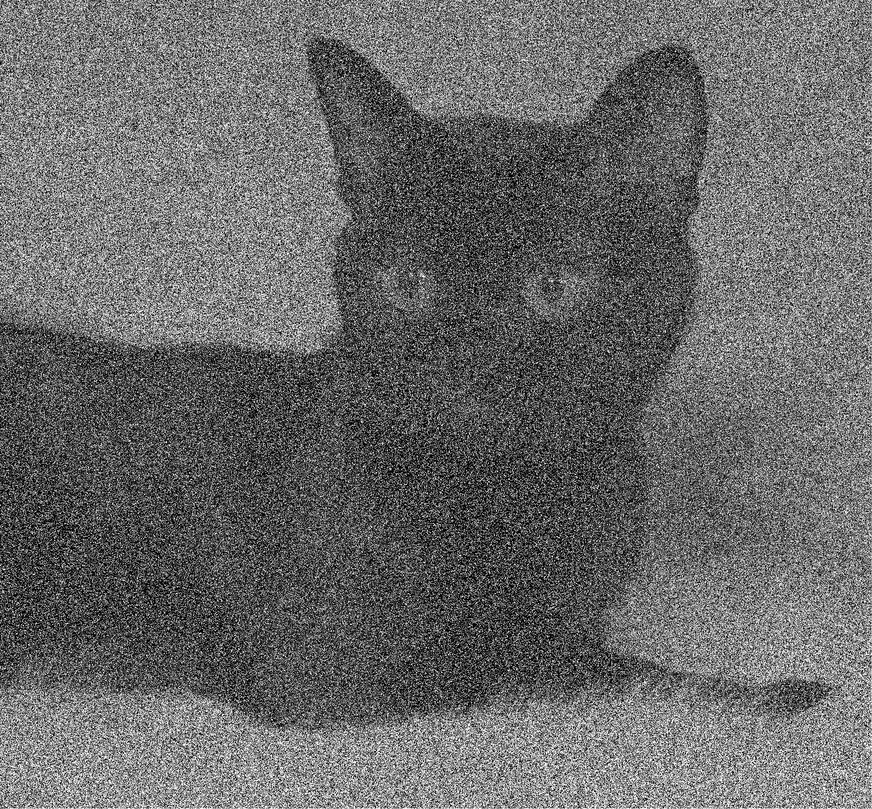
#> input picture noisy_image.png, 872 x 809 px, shrunk from 1725 x 1600 before the run, found by its file name
$ jupyter execute noisyimage.ipynb
#> lines starting #> are read from the running program, lines starting #| are printed output that depends on the picture
[cell 1]
import cv2
import numpy as np
import matplotlib.pyplot as plt

# Path to your image (you can replace this with the actual path)
image_path = "/kaggle/input/cat-image/noisy_image.png"

# Load the noisy image
original_image = cv2.imread(image_path)
#> original_image is the input picture: shape (809, 872, 3); min 0, max 255, mean 105
noisy_image = original_image.copy()

# Loop to apply median filtering multiple times
for i in range(50):
    # Apply Median Filtering to remove salt-and-pepper noise
    denoised_image = cv2.medianBlur(noisy_image, 5)

    # Set the current denoised image as the noisy image for the next iteration
    noisy_image = denoised_image  # Use the current denoised image as input for the next iteration.
#> this loop made 50 passes
#> pass 1, `denoised_image = cv2.medianBlur(noisy_image, 5)`:
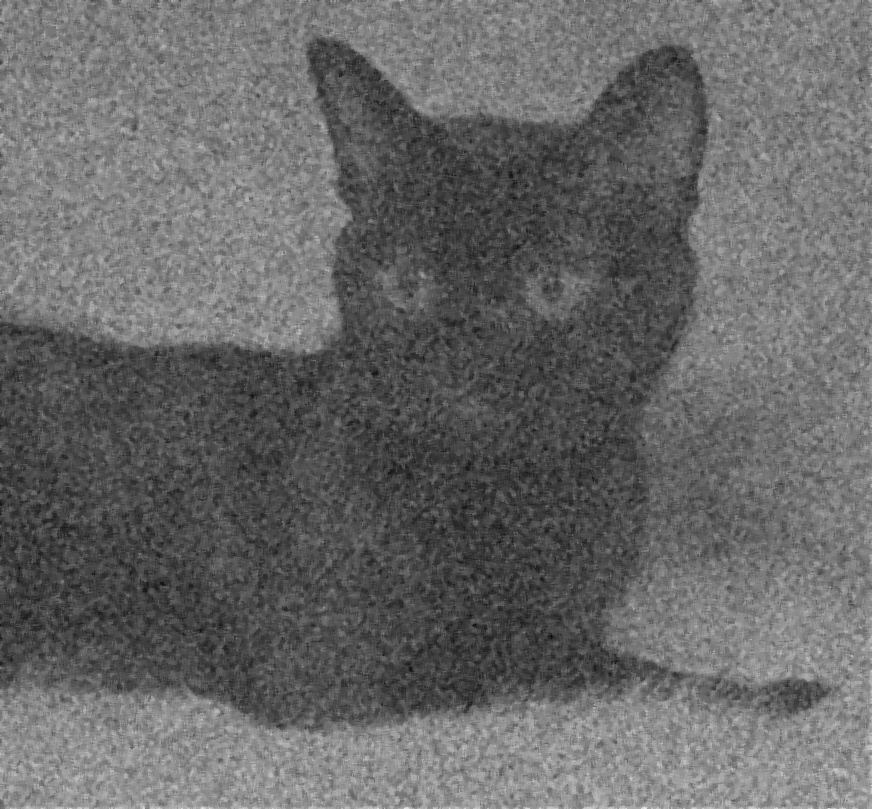
#> denoised_image: shape (809, 872, 3); min 12, max 235, mean 103.6
#> after the loop:
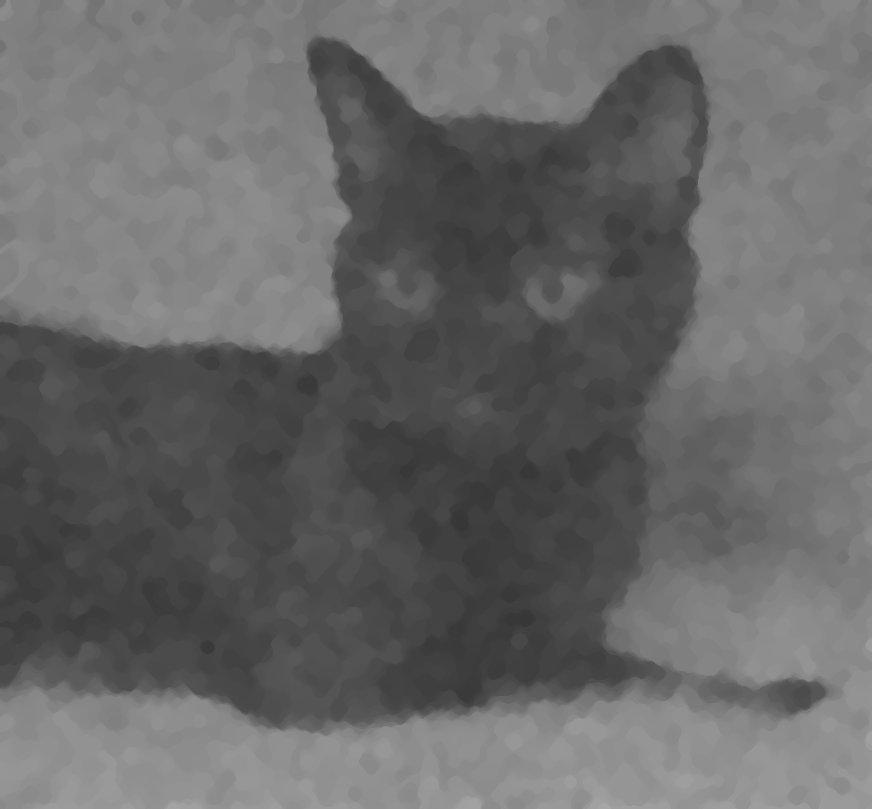
#> noisy_image: shape (809, 872, 3); min 55, max 166, mean 103.5

# Display the original and final denoised images
plt.figure(figsize=(10, 5))

# Original Image
plt.subplot(1, 2, 1)
plt.imshow(cv2.cvtColor(original_image, cv2.COLOR_BGR2RGB))
plt.title("Original Image")
plt.axis("off")

# Final Denoised Image
plt.subplot(1, 2, 2)
plt.imshow(cv2.cvtColor(denoised_image, cv2.COLOR_BGR2RGB))
plt.title("Final Denoised Image")
plt.axis("off")

plt.show()
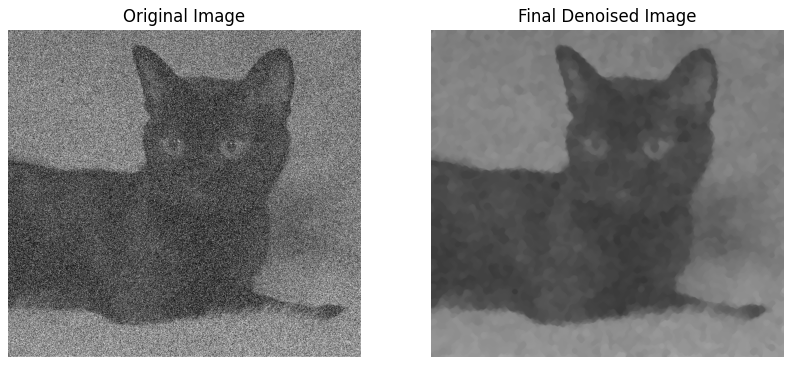
#> figure drawn by matplotlib, 2 panels
